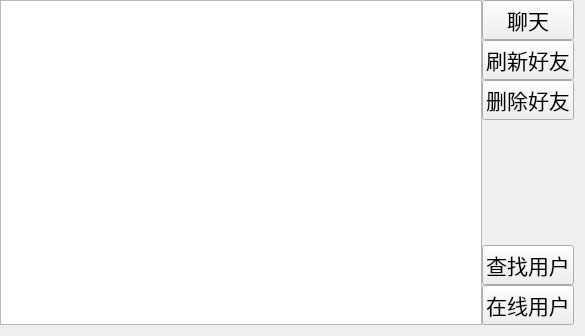
<?xml version="1.0" encoding="UTF-8"?>
<ui version="4.0">
 <class>Friend</class>
 <widget class="QWidget" name="Friend">
  <property name="geometry">
   <rect>
    <x>0</x>
    <y>0</y>
    <width>585</width>
    <height>336</height>
   </rect>
  </property>
  <property name="windowTitle">
   <string>Form</string>
  </property>
  <layout class="QHBoxLayout" name="horizontalLayout">
   <property name="spacing">
    <number>0</number>
   </property>
   <property name="leftMargin">
    <number>0</number>
   </property>
   <property name="topMargin">
    <number>0</number>
   </property>
   <item>
    <widget class="QListWidget" name="listWidget"/>
   </item>
   <item>
    <layout class="QVBoxLayout" name="verticalLayout">
     <item>
      <widget class="QPushButton" name="chat_PB">
       <property name="font">
        <font>
         <family>Agency FB</family>
         <pointsize>16</pointsize>
        </font>
       </property>
       <property name="text">
        <string>聊天</string>
       </property>
      </widget>
     </item>
     <item>
      <widget class="QPushButton" name="refreshFriend_PB">
       <property name="font">
        <font>
         <family>Agency FB</family>
         <pointsize>16</pointsize>
        </font>
       </property>
       <property name="text">
        <string>刷新好友</string>
       </property>
      </widget>
     </item>
     <item>
      <widget class="QPushButton" name="delFriend_PB">
       <property name="font">
        <font>
         <family>Agency FB</family>
         <pointsize>16</pointsize>
        </font>
       </property>
       <property name="text">
        <string>删除好友</string>
       </property>
      </widget>
     </item>
     <item>
      <spacer name="verticalSpacer">
       <property name="orientation">
        <enum>Qt::Vertical</enum>
       </property>
       <property name="sizeHint" stdset="0">
        <size>
         <width>20</width>
         <height>40</height>
        </size>
       </property>
      </spacer>
     </item>
     <item>
      <widget class="QPushButton" name="findUser_PB">
       <property name="font">
        <font>
         <family>Agency FB</family>
         <pointsize>16</pointsize>
        </font>
       </property>
       <property name="text">
        <string>查找用户</string>
       </property>
      </widget>
     </item>
     <item>
      <widget class="QPushButton" name="OnlieUser_PB">
       <property name="font">
        <font>
         <family>Agency FB</family>
         <pointsize>16</pointsize>
        </font>
       </property>
       <property name="text">
        <string>在线用户</string>
       </property>
      </widget>
     </item>
    </layout>
   </item>
  </layout>
 </widget>
 <resources/>
 <connections/>
</ui>
